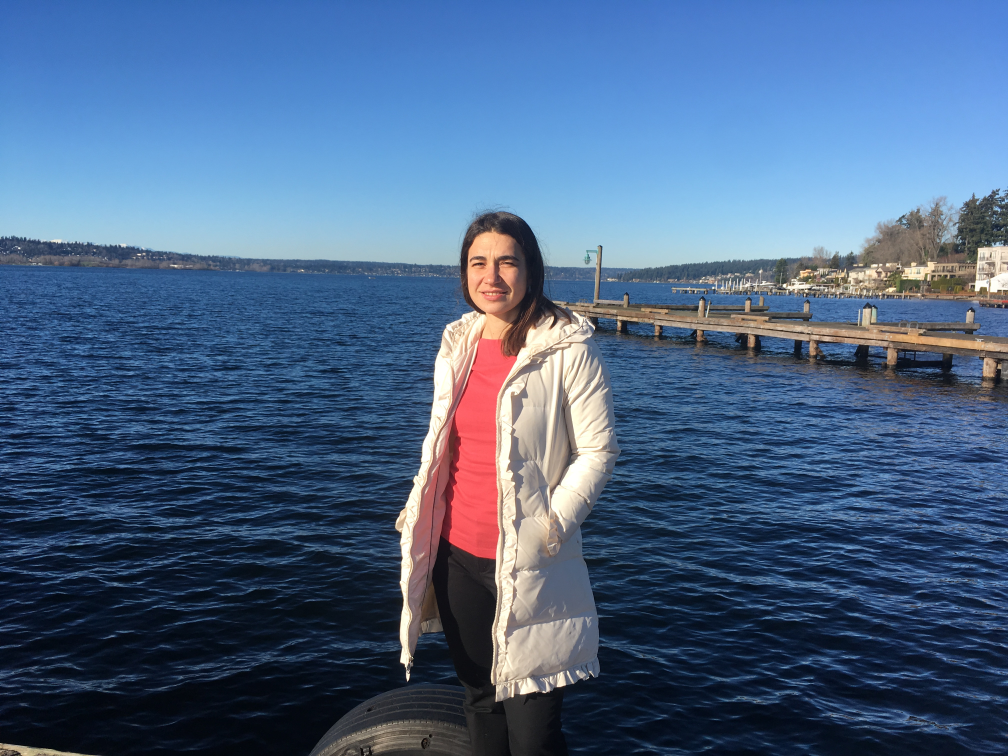
#> input picture IMG_1455.JPG, 4032 x 3024 px, found by its file name (shown at 1/4 size)
$ python histogram_list.py
#> lines starting #> are read from the running program, lines starting #| are printed output that depends on the picture
from PIL import Image, ImageDraw

im = Image.open('IMG_1455.jpg')
#> im is the input picture: PIL image 4032x3024 RGB; mean R, G, B 75.2, 100.5, 133.7
pix = im.load()
pix_val = list(im.getdata())
#> pix_val = 12192768 items
histogram = []

for i in range (0, 256):
    histogram.append(0)
for r,g,b in pix_val:
    histogram[r] += 1
#> this loop made 12192768 passes
#> (r, g, b) on passes 1 to 3: (50, 99, 178), (50, 99, 178), (51, 102, 181)
#> after the loop, histogram = 256 values, max 204588 at index 6, min 4318 at index 213, mean 47628
# print(histogram)

max_val = 0
for pix in histogram:
    if pix > max_val:
        max_val = pix
#> this loop made 256 passes
#> (pix, max_val) on passes 1, 3, 4, 5, 6, 7: (52860, 52860), (72093, 72093), (124722, 124722), (171480, 171480), (195735, 195735), (204588, 204588)
#> pix on passes 2, 8, 9, 10, 11, 12: 36619, 203141, 198927, 192630, 182306, 172000
#> after the loop, max_val = 204588
# print(max_val)

im_size_x = 256
im_size_y = 256
hist = Image.new('RGB', (im_size_x, im_size_y), (225,225,225))
#> hist: PIL image 256x256 RGB; every value is 225
draw = ImageDraw.Draw(hist)

x = 0
for val in histogram:
    y = im_size_y - (val*im_size_y/max_val)
    draw.line((x,im_size_y,x,y), fill=255)
    x += 1
#> this loop made 256 passes
#> (val, y) on passes 1 to 3: (52860, 189.9), (36619, 210.2), (72093, 165.8)
#> after the loop, x = 256
hist.show()
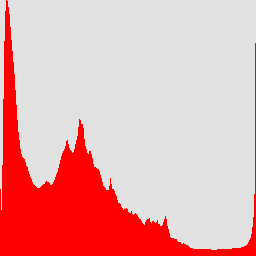
#> shown: PIL image 256x256 RGB; mean R, G, B 232, 172.2, 172.2
